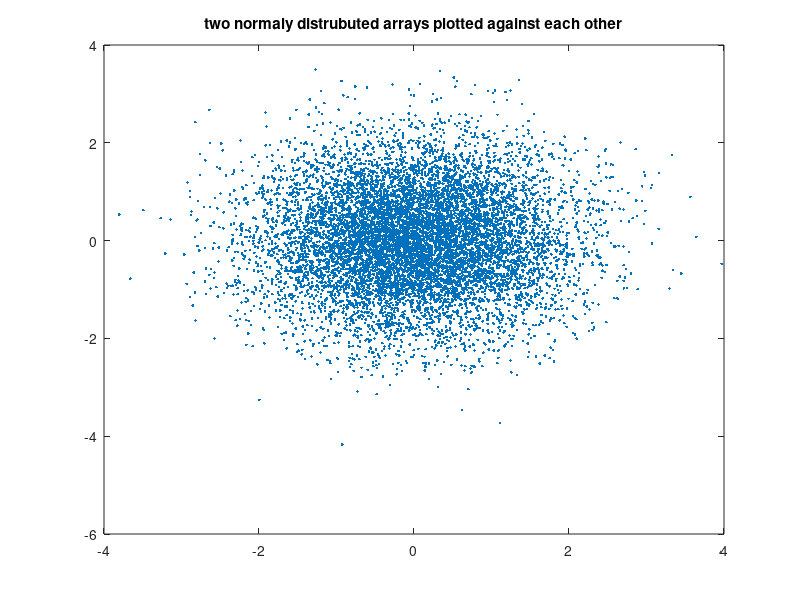

Reproduce this figure in MATLAB.
clc; clear all; close all;
% the randn function by default has a standard diviation=1 and mean=0 
stdDev = 1;
mean = 0;
% here to change the mean we can simply add to the data points
% to change the stdDev the data points are multiplied by a coefficient 
data = stdDev .* randn(2,10000) + mean;
% print the size of the data
size(data)
% split the data into 2 vectors
x = data(1,:)
y = data(2,:)
% label axis and plot against each other
xlabel('vector 1') % x-axis label
ylabel('vector 2') % y-axis label
plot(x,y,'.'); title('two normaly distrubuted arrays plotted against each other');
